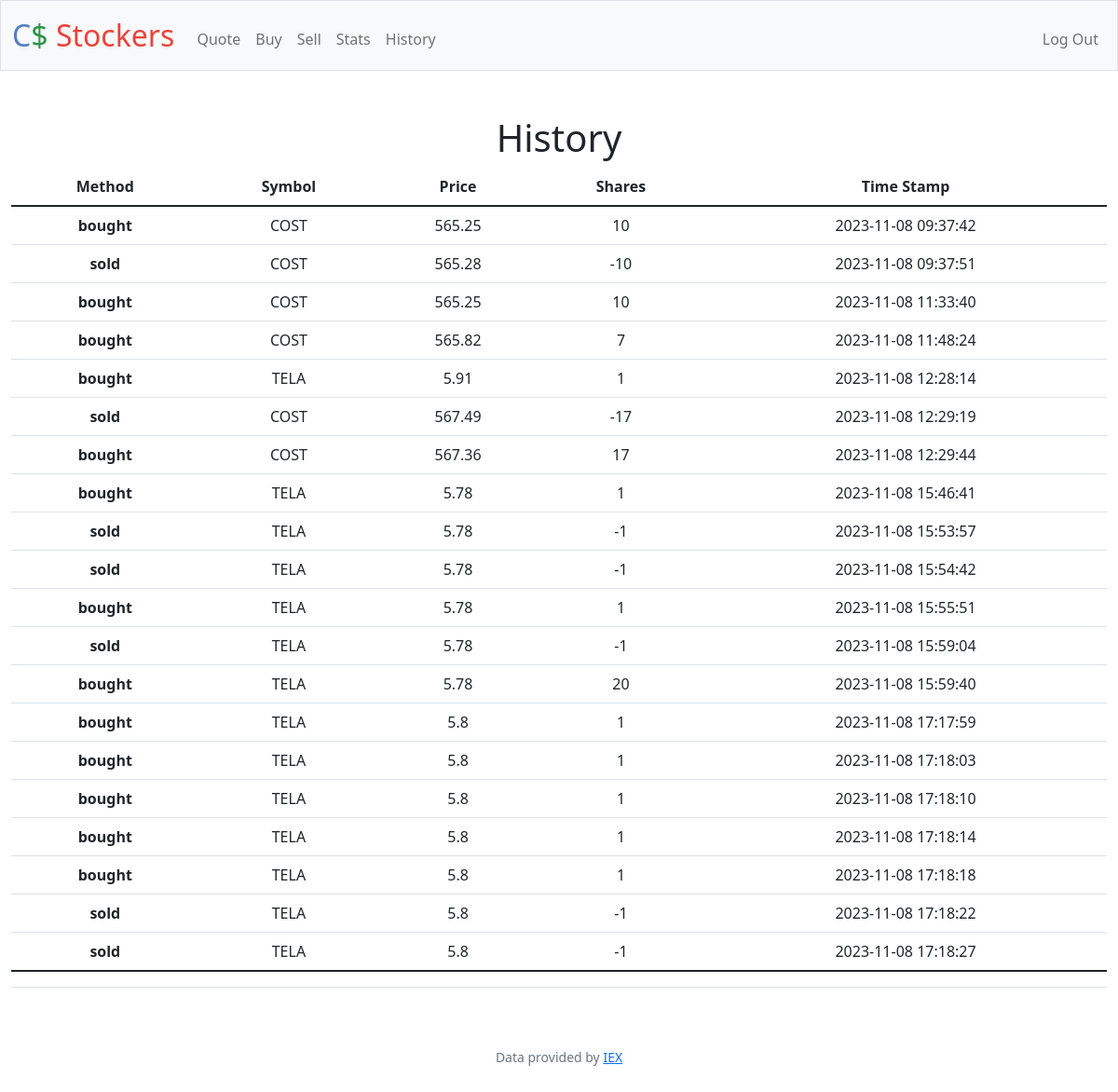
Page /history (signed in) on the committed database.
### tables this page shows
CREATE TABLE "transactions" (
	"id"	INTEGER NOT NULL,
	"user_id"	NUMERIC,
	"symbol"	TEXT,
	"shares"	INTEGER,
	"price"	REAL,
	"date"	DATETIME,
	"sum"	INTEGER,
	PRIMARY KEY("id" AUTOINCREMENT)
);

### app.py (the view)
@app.route("/history")
@login_required
def history():
    user_id = session["user_id"]
    transactions_db = db.execute("SELECT * FROM transactions WHERE user_id = ?", user_id)
    data = []
    for row in transactions_db:
        shares = int(row["shares"])
        if shares < 0:
            method = "sold"
        else:
            method = "bought"
        data.append({"method": method, "symbol": row["symbol"], "price": row["price"],
                    "shares": row["shares"], "time": row["date"]})
    return render_template("history.html", data=data)

### app.py (called while the page is built)
@app.after_request
def after_request(response):
    response.headers["Cache-Control"] = "no-cache, no-store, must-revalidate"
    response.headers["Expires"] = 0
    response.headers["Pragma"] = "no-cache"
    return response

### helpers.py (called while the page is built)
def login_required(f):
    @wraps(f)
    def decorated_function(*args, **kwargs):
        if session.get("user_id") is None:
            return redirect("/login")
        return f(*args, **kwargs)
    return decorated_function

### templates/history.html (shortened to what this page needs)
{% extends "layout.html" %}
{% block main %}
    <h1>History</h1>
    <table class="table">
        <tr>
            <th scope="col">Method</th>
            <th scope="col">Symbol</th>
            <th scope="col">Price</th>
            <th scope="col">Shares</th>
            <th scope="col">Time Stamp</th>
        </tr>
          <tbody>
            {% for data in data%}
            <tr>
                <th scope="row"> {{ data["method"] }} </th>
                <td> {{ data["symbol"] }} </td>
                <td> {{ data["price"] }} </td>
                <td>{{ data["shares"] }}</td>
                <td>{{ data["time"] }}</td>
            </tr>
            {% endfor %}
        </tbody>
        <tfoot>
            <tr>
                <td></td>
                <td></td>
                <td></td>
                <td></td>
                <td>{{ total }}</td>
            </tr>
        </tfoot>
    </table>
{% endblock %}

### rows in the picture
transactions: method "bought", symbol "COST", price "565.25", shares "10", time "2023-11-08 09:37:42"
transactions: method "sold", symbol "COST", price "565.28", shares "-10", time "2023-11-08 09:37:51"
transactions: method "bought", symbol "COST", price "565.25", shares "10", time "2023-11-08 11:33:40"
transactions: method "bought", symbol "COST", price "565.82", shares "7", time "2023-11-08 11:48:24"
transactions: method "bought", symbol "TELA", price "5.91", shares "1", time "2023-11-08 12:28:14"
transactions: method "sold", symbol "COST", price "567.49", shares "-17", time "2023-11-08 12:29:19"
transactions: method "bought", symbol "COST", price "567.36", shares "17", time "2023-11-08 12:29:44"
transactions: method "bought", symbol "TELA", price "5.78", shares "1", time "2023-11-08 15:46:41"
transactions: method "sold", symbol "TELA", price "5.78", shares "-1", time "2023-11-08 15:53:57"
transactions: method "sold", symbol "TELA", price "5.78", shares "-1", time "2023-11-08 15:54:42"
transactions: method "bought", symbol "TELA", price "5.78", shares "1", time "2023-11-08 15:55:51"
transactions: method "sold", symbol "TELA", price "5.78", shares "-1", time "2023-11-08 15:59:04"
transactions: method "bought", symbol "TELA", price "5.78", shares "20", time "2023-11-08 15:59:40"
transactions: method "bought", symbol "TELA", price "5.8", shares "1", time "2023-11-08 17:17:59"
transactions: method "bought", symbol "TELA", price "5.8", shares "1", time "2023-11-08 17:18:03"
transactions: method "bought", symbol "TELA", price "5.8", shares "1", time "2023-11-08 17:18:10"
transactions: method "bought", symbol "TELA", price "5.8", shares "1", time "2023-11-08 17:18:14"
transactions: method "bought", symbol "TELA", price "5.8", shares "1", time "2023-11-08 17:18:18"
transactions: method "sold", symbol "TELA", price "5.8", shares "-1", time "2023-11-08 17:18:22"
transactions: method "sold", symbol "TELA", price "5.8", shares "-1", time "2023-11-08 17:18:27"
